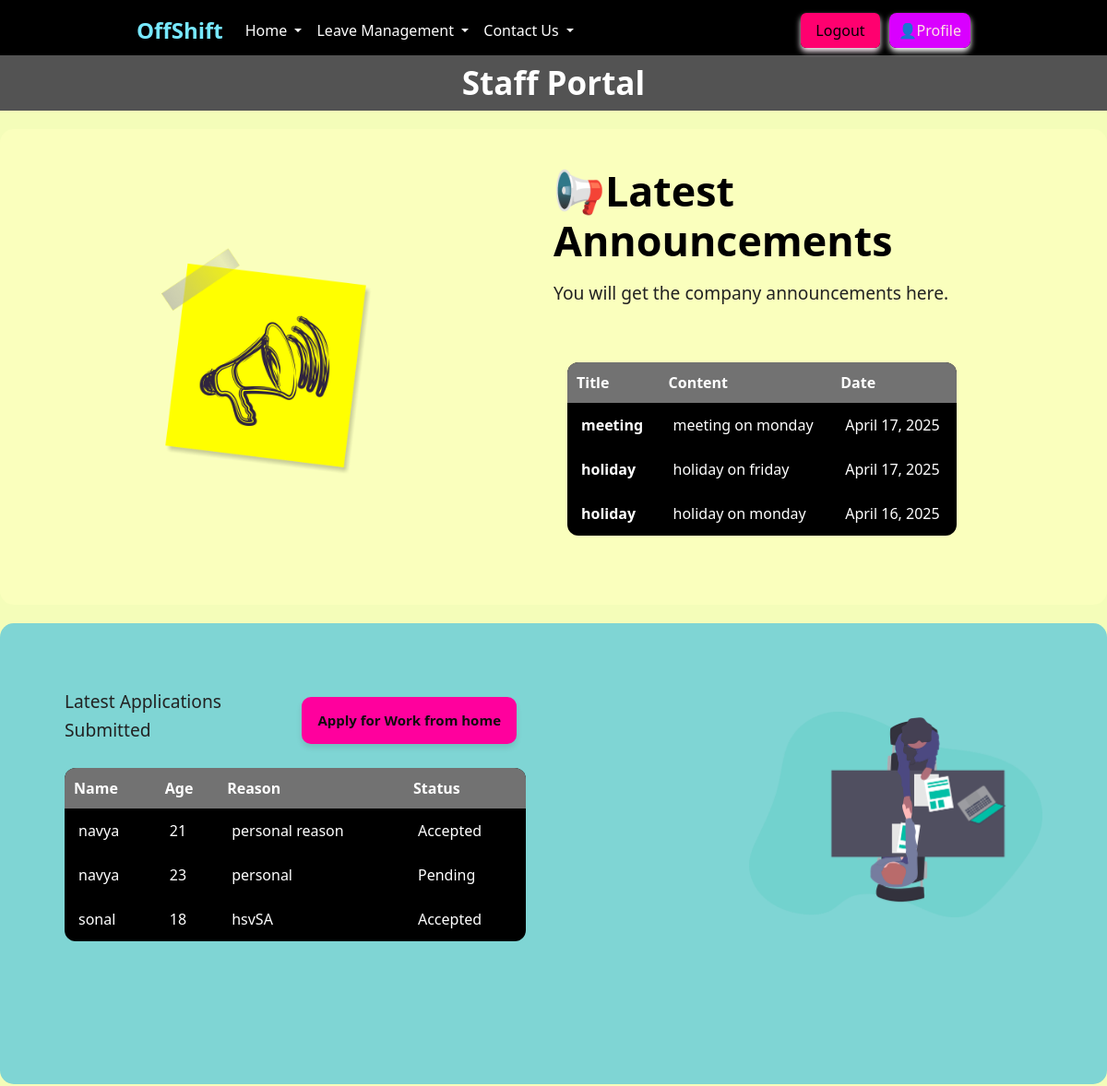
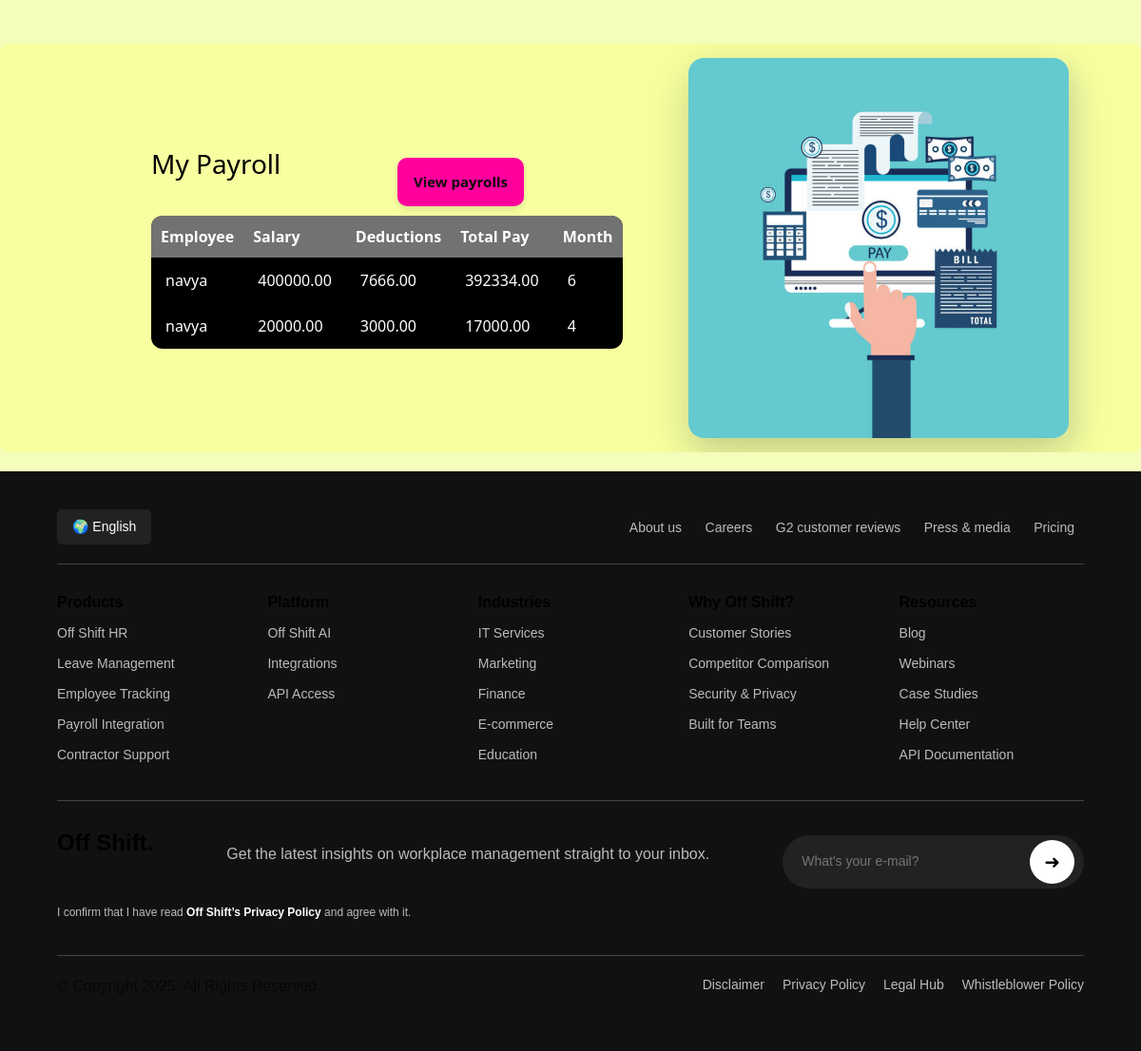
Screenshot of /employee/ (signed in) with the database file from the repository (2 pictures, top to bottom).
### Employee/models.py (models this page shows, shortened)
class Announcement(models.Model):
    title = models.CharField(max_length=200)
    content = models.TextField()
    created_at = models.DateTimeField(auto_now_add=True)
    class Meta:
        ordering = ['-created_at']

class Application(models.Model):
    name = models.CharField(max_length=255)
    age = models.IntegerField()
    reason = models.CharField(max_length=20, default='Pending')
    skills = models.TextField()
    status = models.CharField(max_length=20, default='Pending')
    user = models.ForeignKey(settings.AUTH_USER_MODEL, on_delete=models.CASCADE,default=1)

class Payroll(models.Model):
    employee = models.ForeignKey(settings.AUTH_USER_MODEL, on_delete=models.CASCADE)
    salary = models.DecimalField(max_digits=10, decimal_places=2)
    deductions = models.DecimalField(max_digits=10, decimal_places=2, default=Decimal('0.00'))
    total_pay = models.DecimalField(max_digits=10, decimal_places=2, editable=False)
    month = models.CharField(max_length=20)

### Employee/views.py (the view)
# urls.py: path('', views.home_employee, name='home_employee'),
@login_required
def home_employee(request):
    announcements = Announcement.objects.all()
    applications = Application.objects.all()
    if request.user.is_staff:
        payrolls = Payroll.objects.all()
    else:
        payrolls = Payroll.objects.filter(employee=request.user)
    return render(request,"home.html",context={'announcements':announcements, 'applications': applications,'payrolls':payrolls})

### Employee/templates/home.html (shortened to what this page needs)
{% extends 'base.html' %}
{% load static %}
{% block css_block %}
<link rel="stylesheet" href="{% static 'css/homes.css' %}">
{% endblock %}
{% block content %}
<section class="employer-section">
    <div class="container">
        <div class="image-wrapper">
            <img src="{% static 'images/image100.webp' %}" alt="Calendar" class="calendar-img">
        </div>
        <div class="content">
            <h2>📢Latest Announcements</h2>
            <p>
                You will get the company announcements here.
            </p>
            <section>
                {% if announcements %}
                <table class="announcement-table">
                    <thead>
                        <tr>
                            <th>Title</th>
                            <th>Content</th>
                            <th>Date</th>
                        </tr>
                    </thead>
                    <tbody>
                        {% for announcement in announcements %}
                        <tr>
                            <td><strong>{{ announcement.title }}</strong></td>
                            <td>{{ announcement.content|truncatewords:20 }}</td>
                            <td>{{ announcement.created_at|date:"F d, Y" }}</td>
                        </tr>
                        {% endfor %}
                    </tbody>
                </table>
                {% else %}
                <p>No announcements available!</p>
                {% endif %}
            </section>
        </div>
</section>
<section class="employee-benefits">
    <div class="benefits-container">
        <div class="content">
            {% if user.is_staff %}
            <h2>💼 Work From Home </h2>
            <button>
                <a href="{% url 'Employee:application' %}">
                    💼 View Applications
                </a>
            </button>
            {% else %}
            <button>
                <a class="apply-link" href="{% url 'Employee:apply_work' %}">Apply for Work from home</a>
            </button>
            {% endif %}
            <p>Latest  Applications Submitted</p>
            <div class="announcement-card">
                <table class="announcement-table">
                    <thead>
                        <tr>
                            <th>Name</th>
                            <th>Age</th>
                            <th>Reason</th>
                            <th>Status</th>
                        </tr>
                    </thead>
                    <tbody>
                        {% for application in applications %}
                        <tr>
                            <td>{{ application.name }}</td>
                            <td>{{ application.age }}</td>
                            <td>{{ application.reason }}</td>
                            <td>{{ application.status }}</td>
                        </tr>
                        {% empty %}
                        <tr>
                            <td colspan="4">No employees found.</td>
                        </tr>
                        {% endfor %}
                    </tbody>
                </table>
            </div>
        </div>
        <div class="image-wrapper">
            <img src="{% static 'images/image101.webp' %}" alt=" Opportunities" class="calendar-img">
        </div>
    </div>
</section>
<section class="global-platform-section py-6">
    <div class="container">
        <div class="row align-items-center g-5">
            <div class="col-lg-6">
                <section>
                    {% if user.is_staff %}
                    <button><a class="apply-link" href="{% url 'Employee:payroll_list' %}">
                            View payrolls
                        </a></button>
                    <button><a href="{% url 'Employee:add' %}">Add Payroll</a></button>
                    {% else %}
                    <button><a class="apply-link" href="{% url 'Employee:payroll_list' %}">
                            View payrolls
                        </a></button>
                    {% endif %}
                    {% if announcements %}
                    <h3>My Payroll</h3>
                    <table class="announcement-table">
                        <thead>
                            <tr>
                                <th>Employee</th>
                                <th>Salary</th>
                                <th>Deductions</th>
                                <th>Total Pay</th>
                                <th>Month</th>
                            </tr>
                        </thead>
                        <tbody>
                            {% for payroll in payrolls %}
                            <tr>
                                <td>{{ payroll.employee.username }}</td>
                                <td>{{ payroll.salary }}</td>
                                <td>{{ payroll.deductions }}</td>
                                <td>{{ payroll.total_pay }}</td>
                                <td>{{ payroll.month }}</td>
                            </tr>
                            {% empty %}
                            <tr>
                                <td colspan="5">No payroll data available.</td>
                            </tr>
                            {% endfor %}
                        </tbody>
                    </table>
                    {% else %}
                    <p>No announcements available!</p>
                    {% endif %}
                </section>
            </div>
            <div class="col-lg-6">
                <div class="platform-image-container position-relative">
                    <img src="{% static 'images/image102.jpg' %}" alt="Platform Interface"
                        class="img-fluid rounded-4 shadow-lg position-relative">
                </div>
            </div>
        </div>
    </div>
</section>
{% endblock %}

### Dashboard/templates/base.html (shortened to what this page needs)
{% load static %}
<!DOCTYPE html>
<html lang="en">
<head>
    <link href="https://cdn.jsdelivr.net/npm/bootstrap@5.3.0/dist/css/bootstrap.min.css" rel="stylesheet">
    <link href="https://cdn.jsdelivr.net/npm/bootstrap@5.3.3/dist/css/bootstrap.min.css" rel="stylesheet"
>
    <link rel="stylesheet" href="{% static 'css/bases.css' %}">
    {% block css_block %}{% endblock %}
</head>
<body>
    <nav class="navbar navbar-expand-lg navbar-dark custom-navbar animate-navbar">
        <div class="container">
            <a class="navbar-brand brand-name" href="{% url 'home' %}">OffShift</a>
            <div class="collapse navbar-collapse" id="navbarNav">
                <ul class="navbar-nav me-auto">
                    <li class="nav-item dropdown">
                        <a class="nav-link dropdown-toggle" href="#" id="homeDropdown" role="button"
                            data-bs-toggle="dropdown" aria-expanded="false">
                            Home
                        </a>
                    </li>
                    {% if user.is_active %}
                    <li class="nav-item dropdown">
                        <a class="nav-link dropdown-toggle" href="#" id="leaveDropdown" role="button"
                            data-bs-toggle="dropdown" aria-expanded="false">
                            Leave Management
                        </a>
                    </li>
                    {% endif %}
                    <li class="nav-item dropdown">
                        <a class="nav-link dropdown-toggle" href="#" id="contactDropdown" role="button"
                            data-bs-toggle="dropdown" aria-expanded="false">
                            Contact Us
                        </a>
                    </li>
                </ul>
                <ul class="navbar-nav">
                    <li class="nav-item">
                        {% if user.is_authenticated %}
                        <a href="{% url 'logout' %}"
                            style="color: rgb(0, 0, 0); padding: 8px 16px; text-decoration: none; background-color: #ff006f; border-radius: 6px; box-shadow: 0 4px 6px rgb(255, 240, 249);">Logout</a>
                        {% else %}
                        <a href="{% url 'login' %}"
                            style="color: rgb(0, 0, 0); padding: 8px 16px; text-decoration: none; background-color: #53c7c7; border-radius: 6px;">Login</a>
                        {% endif %}
                    </li>
                    <li class="nav-item" style="margin-left: 10px;">
                        {% if user.is_authenticated %}
                        <a href="{% url 'profile' %}" style="
                        color: #ffe3e3;
                        background-color: #d900ff;
                        padding:8px 10px;
                        border-radius: 8px;
                        text-decoration: none;
                        font-weight: 500;
                        box-shadow: 0 4px 6px rgb(255, 255, 255);
                        transition: all 0.3s ease;
                    ">👤Profile</a>
                        {% else %}
                        <a href="{% url 'signUp' %}"
                            style="color: rgb(0, 0, 0); padding: 8px 16px; text-decoration: none; background-color: #9a36d9; border-radius: 6px;">Sign
                            in</a>
                        {% endif %}
                    </li>
                </ul>
            </div>
        </div>
    </nav>
    <nav style="background-color: rgb(83, 83, 83); display: flex; justify-content: center; align-items: center; height: 60px;">
        <li class="nav-item" style="list-style: none;">
            <a href="{% url 'Employee:home_employee' %}" style="text-decoration: none; color: rgb(255, 255, 255); font-size: 35px;font-weight:bold;">
               Staff Portal
            </a>
        </li>
    </nav>
    {% block content %}
    {% endblock %}
    <footer class="footer">
        <div class="footer-container">
            <div class="footer-top">
                <button class="language-btn">🌍 English</button>
                <nav class="footer-nav">
                    <a href="#">About us</a>
                    <a href="#">Careers</a>
                    <a href="#">G2 customer reviews</a>
                    <a href="#">Press & media</a>
                    <a href="#">Pricing</a>
                </nav>
            </div>
            <div class="footer-columns">
                <div class="footer-column">
                    <h3>Products</h3>
                    <ul>
                        <li><a href="#">Off Shift HR</a></li>
                        <li><a href="#">Leave Management</a></li>
                        <li><a href="#">Employee Tracking</a></li>
                        <li><a href="#">Payroll Integration</a></li>
                        <li><a href="#">Contractor Support</a></li>
                    </ul>
                </div>
                <div class="footer-column">
                    <h3>Platform</h3>
                    <ul>
                        <li><a href="#">Off Shift AI</a></li>
                        <li><a href="#">Integrations</a></li>
                        <li><a href="#">API Access</a></li>
                    </ul>
                </div>
                <div class="footer-column">
                    <h3>Industries</h3>
                    <ul>
                        <li><a href="#">IT Services</a></li>
                        <li><a href="#">Marketing</a></li>
                        <li><a href="#">Finance</a></li>
                        <li><a href="#">E-commerce</a></li>
                        <li><a href="#">Education</a></li>
                    </ul>
                </div>
                <div class="footer-column">
                    <h3>Why Off Shift?</h3>
                    <ul>
                        <li><a href="#">Customer Stories</a></li>
                        <li><a href="#">Competitor Comparison</a></li>
                        <li><a href="#">Security & Privacy</a></li>
                        <li><a href="#">Built for Teams</a></li>
                    </ul>
                </div>
                <div class="footer-column">
                    <h3>Resources</h3>
                    <ul>
                        <li><a href="#">Blog</a></li>
                        <li><a href="#">Webinars</a></li>
                        <li><a href="#">Case Studies</a></li>
                        <li><a href="#">Help Center</a></li>
                        <li><a href="#">API Documentation</a></li>
                    </ul>
                </div>
            </div>
            <div class="footer-newsletter">
                <div class="footer-brand">
                    <h2>Off Shift.</h2>
                    <div class="social-icons">
                    </div>
                </div>
                <div class="newsletter-text">
                    <p>Get the latest insights on workplace management straight to your inbox.</p>
                </div>
                <form class="newsletter-form">
                    <input type="email" placeholder="What's your e-mail?" required>
                    <button type="submit">➜</button>
                </form>
                <p class="privacy-text">
                    I confirm that I have read <a href="#">Off Shift’s Privacy Policy</a> and agree with it.
                </p>
            </div>
            <div class="footer-bottom">
                <p>© Copyright 2025. All Rights Reserved.</p>
                <nav>
                    <a href="#">Disclaimer</a>
                    <a href="#">Privacy Policy</a>
                    <a href="#">Legal Hub</a>
                    <a href="#">Whistleblower Policy</a>
                </nav>
            </div>
        </div>
    </footer>
</body>
</html>

### rows the page displays
Announcement: title "meeting", content "meeting on monday", created_at "April 17, 2025"
Announcement: title "holiday", content "holiday on friday", created_at "April 17, 2025"
Announcement: title "holiday", content "holiday on monday", created_at "April 16, 2025"
Application: name "navya", age "21", reason "personal reason", status "Accepted"
Application: name "navya", age "23", reason "personal", status "Pending"
Application: name "sonal", age "18", reason "hsvSA", status "Accepted"
Payroll: employee.username "navya", salary "400000.00", deductions "7666.00", total_pay "392334.00", month "6"
Payroll: employee.username "navya", salary "20000.00", deductions "3000.00", total_pay "17000.00", month "4"
